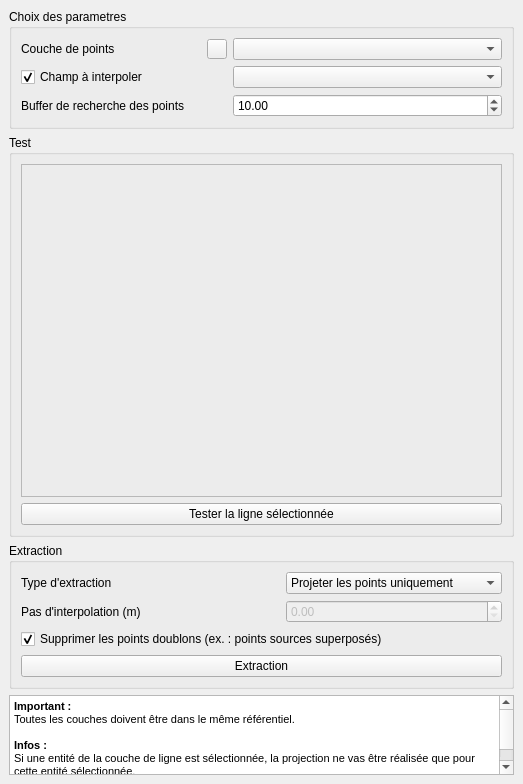
<?xml version="1.0" encoding="UTF-8"?>
<ui version="4.0">
 <class>PointProjectionDockWidgetBase</class>
 <widget class="QDockWidget" name="PointProjectionDockWidgetBase">
  <property name="geometry">
   <rect>
    <x>0</x>
    <y>0</y>
    <width>523</width>
    <height>784</height>
   </rect>
  </property>
  <property name="windowTitle">
   <string>Point projection</string>
  </property>
  <widget class="QWidget" name="dockWidgetContents">
   <layout class="QVBoxLayout" name="verticalLayout_2" stretch="1,5,1,0">
    <item>
     <widget class="QGroupBox" name="groupBox">
      <property name="title">
       <string>Choix des parametres</string>
      </property>
      <layout class="QGridLayout" name="gridLayout_2" columnstretch="2,0,3">
       <property name="leftMargin">
        <number>9</number>
       </property>
       <item row="1" column="0">
        <widget class="QLabel" name="label_2">
         <property name="text">
          <string>Couche de points</string>
         </property>
        </widget>
       </item>
       <item row="2" column="2">
        <widget class="QComboBox" name="comboBox_field"/>
       </item>
       <item row="2" column="0">
        <widget class="QCheckBox" name="checkBox_interpfield">
         <property name="text">
          <string>Champ à interpoler</string>
         </property>
         <property name="checked">
          <bool>true</bool>
         </property>
        </widget>
       </item>
       <item row="3" column="0">
        <widget class="QLabel" name="label_3">
         <property name="text">
          <string>Buffer de recherche des points</string>
         </property>
        </widget>
       </item>
       <item row="3" column="2">
        <widget class="QDoubleSpinBox" name="spinBox_buffer">
         <property name="maximum">
          <double>99999.000000000000000</double>
         </property>
         <property name="singleStep">
          <double>5.000000000000000</double>
         </property>
         <property name="value">
          <double>10.000000000000000</double>
         </property>
        </widget>
       </item>
       <item row="1" column="2">
        <widget class="QComboBox" name="comboBox">
         <property name="editable">
          <bool>false</bool>
         </property>
        </widget>
       </item>
       <item row="1" column="1">
        <widget class="QPushButton" name="refresh">
         <property name="sizePolicy">
          <sizepolicy hsizetype="Fixed" vsizetype="Fixed">
           <horstretch>0</horstretch>
           <verstretch>0</verstretch>
          </sizepolicy>
         </property>
         <property name="minimumSize">
          <size>
           <width>20</width>
           <height>20</height>
          </size>
         </property>
         <property name="maximumSize">
          <size>
           <width>20</width>
           <height>20</height>
          </size>
         </property>
         <property name="layoutDirection">
          <enum>Qt::LeftToRight</enum>
         </property>
         <property name="text">
          <string/>
         </property>
         <property name="icon">
          <iconset>
           <normaloff>:/plugins/PointProjection/icons/action_refresh.png</normaloff>:/plugins/PointProjection/icons/action_refresh.png</iconset>
         </property>
         <property name="iconSize">
          <size>
           <width>13</width>
           <height>13</height>
          </size>
         </property>
         <property name="autoDefault">
          <bool>true</bool>
         </property>
         <property name="default">
          <bool>false</bool>
         </property>
         <property name="flat">
          <bool>false</bool>
         </property>
        </widget>
       </item>
      </layout>
     </widget>
    </item>
    <item>
     <widget class="QGroupBox" name="groupBox_2">
      <property name="title">
       <string>Test</string>
      </property>
      <layout class="QVBoxLayout" name="verticalLayout">
       <item>
        <widget class="QFrame" name="frame_mpl">
         <property name="frameShape">
          <enum>QFrame::StyledPanel</enum>
         </property>
         <property name="frameShadow">
          <enum>QFrame::Raised</enum>
         </property>
        </widget>
       </item>
       <item>
        <widget class="QPushButton" name="pushButton_testline">
         <property name="text">
          <string>Tester la ligne sélectionnée</string>
         </property>
        </widget>
       </item>
      </layout>
     </widget>
    </item>
    <item>
     <widget class="QGroupBox" name="groupBox_3">
      <property name="title">
       <string>Extraction</string>
      </property>
      <layout class="QGridLayout" name="gridLayout_3" columnstretch="2,0">
       <item row="0" column="1">
        <widget class="QComboBox" name="comboBox_typeExtraction">
         <item>
          <property name="text">
           <string>Projeter les points uniquement</string>
          </property>
         </item>
         <item>
          <property name="text">
           <string>Projeter et interpoler les points</string>
          </property>
         </item>
         <item>
          <property name="text">
           <string>Créer un champ &quot;PK&quot; automatique</string>
          </property>
         </item>
        </widget>
       </item>
       <item row="1" column="1">
        <widget class="QDoubleSpinBox" name="spinBox_spatialstep">
         <property name="enabled">
          <bool>false</bool>
         </property>
         <property name="singleStep">
          <double>5.000000000000000</double>
         </property>
        </widget>
       </item>
       <item row="1" column="0">
        <widget class="QLabel" name="label">
         <property name="text">
          <string>Pas d'interpolation (m)</string>
         </property>
        </widget>
       </item>
       <item row="2" column="0" colspan="2">
        <widget class="QCheckBox" name="removeDuplicates">
         <property name="layoutDirection">
          <enum>Qt::LeftToRight</enum>
         </property>
         <property name="text">
          <string>Supprimer les points doublons (ex. : points sources superposés)</string>
         </property>
         <property name="checked">
          <bool>true</bool>
         </property>
        </widget>
       </item>
       <item row="3" column="0" colspan="2">
        <widget class="QPushButton" name="pushButton_extract">
         <property name="text">
          <string>Extraction</string>
         </property>
        </widget>
       </item>
       <item row="0" column="0">
        <widget class="QLabel" name="label_4">
         <property name="text">
          <string>Type d'extraction</string>
         </property>
        </widget>
       </item>
      </layout>
     </widget>
    </item>
    <item>
     <widget class="QTextBrowser" name="textBrowser">
      <property name="sizePolicy">
       <sizepolicy hsizetype="Expanding" vsizetype="Fixed">
        <horstretch>0</horstretch>
        <verstretch>0</verstretch>
       </sizepolicy>
      </property>
      <property name="minimumSize">
       <size>
        <width>0</width>
        <height>15</height>
       </size>
      </property>
      <property name="maximumSize">
       <size>
        <width>16777215</width>
        <height>80</height>
       </size>
      </property>
      <property name="html">
       <string>&lt;!DOCTYPE HTML PUBLIC &quot;-//W3C//DTD HTML 4.0//EN&quot; &quot;http://www.w3.org/TR/REC-html40/strict.dtd&quot;&gt;
&lt;html&gt;&lt;head&gt;&lt;meta name=&quot;qrichtext&quot; content=&quot;1&quot; /&gt;&lt;style type=&quot;text/css&quot;&gt;
p, li { white-space: pre-wrap; }
&lt;/style&gt;&lt;/head&gt;&lt;body style=&quot; font-family:'MS Shell Dlg 2'; font-size:8.25pt; font-weight:400; font-style:normal;&quot;&gt;
&lt;p style=&quot; margin-top:0px; margin-bottom:0px; margin-left:0px; margin-right:0px; -qt-block-indent:0; text-indent:0px;&quot;&gt;&lt;span style=&quot; font-weight:600;&quot;&gt;Important : &lt;/span&gt;&lt;/p&gt;
&lt;p style=&quot; margin-top:0px; margin-bottom:0px; margin-left:0px; margin-right:0px; -qt-block-indent:0; text-indent:0px;&quot;&gt;Toutes les couches doivent être dans le même référentiel.&lt;/p&gt;
&lt;p style=&quot;-qt-paragraph-type:empty; margin-top:0px; margin-bottom:0px; margin-left:0px; margin-right:0px; -qt-block-indent:0; text-indent:0px;&quot;&gt;&lt;br /&gt;&lt;/p&gt;
&lt;p style=&quot; margin-top:0px; margin-bottom:0px; margin-left:0px; margin-right:0px; -qt-block-indent:0; text-indent:0px;&quot;&gt;&lt;span style=&quot; font-weight:600;&quot;&gt;Infos :&lt;/span&gt;&lt;/p&gt;
&lt;p style=&quot; margin-top:0px; margin-bottom:0px; margin-left:0px; margin-right:0px; -qt-block-indent:0; text-indent:0px;&quot;&gt;Si une entité de la couche de ligne est sélectionnée, la projection ne vas être réalisée que pour cette entité sélectionnée.&lt;/p&gt;
&lt;p style=&quot; margin-top:0px; margin-bottom:0px; margin-left:0px; margin-right:0px; -qt-block-indent:0; text-indent:0px;&quot;&gt;Ne pas sélectionner d'entité pour extraire pour l'ensemble des entités de la couche de ligne.&lt;/p&gt;&lt;/body&gt;&lt;/html&gt;</string>
      </property>
     </widget>
    </item>
   </layout>
  </widget>
 </widget>
 <resources/>
 <connections/>
</ui>
